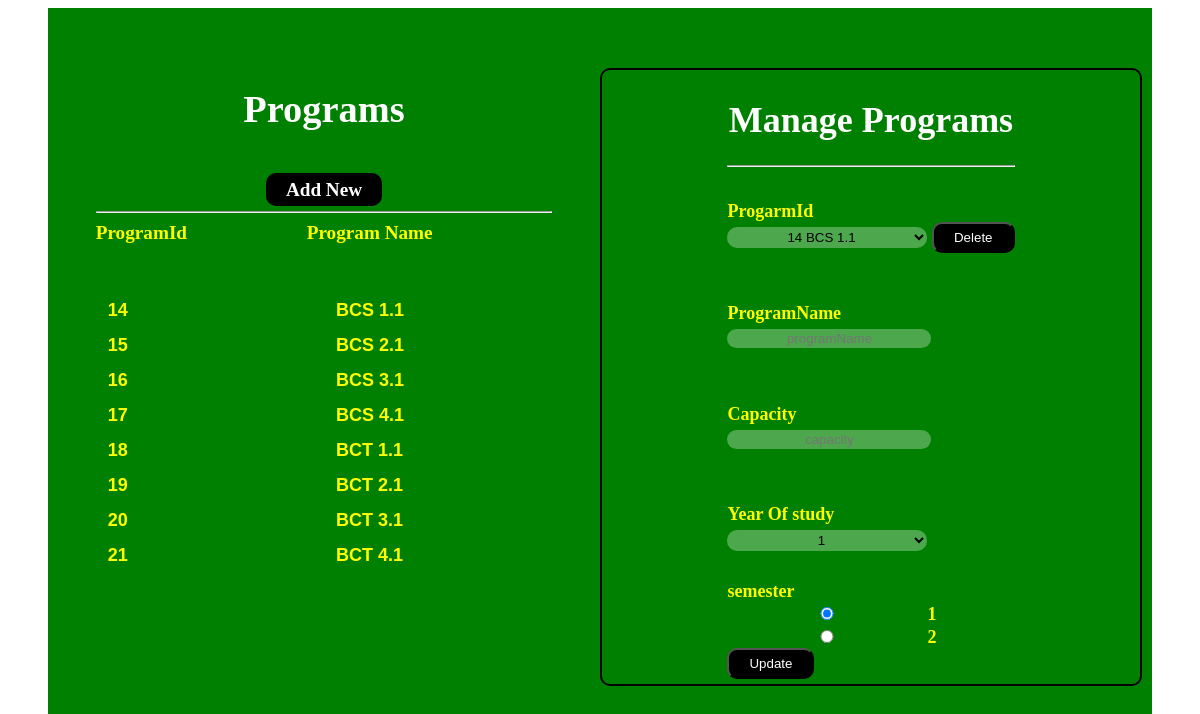
Screenshot of /admin/program.php with the database file from the repository.
### tables this page shows
CREATE TABLE `program` (
  `prog_id` int(11) NOT NULL,
  `prog_name` varchar(20) NOT NULL,
  `department` varchar(500) DEFAULT NULL,
  `Capacity` int(11) DEFAULT NULL,
  `semester` int(11) DEFAULT NULL,
  `year` int(11) DEFAULT NULL
);

CREATE TABLE `semester` (
  `semId` int(11) NOT NULL,
  `semester1` varchar(10) DEFAULT NULL,
  `semester2` varchar(10) DEFAULT NULL
);

### admin/program.php (the view, shortened to what this page needs)
<?php
require_once "connect.php";
?>
<!DOCTYPE html>
<html lang="en">
<head>
   <link rel="stylesheet" href="css/style.css">
</head>
<body>
<div class="main--page">
<form action="" method="post" enctype="multipart/form-data">
    <div class="main-page">
<div class="department-form">
    <div class="heading">
        <h1>Programs</h1><br>
        <a href='index.php?info=add_program'>Add New</a>
   <hr>
   <div class="col-container">
    <div class="col-id">
        ProgramId
        </div>
        <div class="con-name">
       Program Name
        </div>
   </div>
   </div>
<div class="row-main-content">
<?php
                        $sql= "SELECT * FROM program";
                        $result= mysqli_query($conn,$sql);
                        if(mysqli_num_rows($result)>0){
                            while($row = mysqli_fetch_assoc($result)){
                                ?>
                         <div class="">
                                <input type="text" name="programId" disabled value="<?php echo "  ".$row['prog_id']." "; ?>" id="programID" >
                            </div>
                            <div class="">
                                <input type="text" name="" disabled value="<?php echo "  ".$row['prog_name']." ".$row['year'].".".$row['semester']; ?>"id="programName" required>
                            </div>
                                <?php
                            }
                        }
                        ?>
</div>
  </div>
</div>
</form>
<form action="" method="post">
    <div class="manage--amin">
    <div class="header">
        <h1>Manage Programs</h1>
     <hr>
    </div>
        <div class="room"> ProgarmId <br>
        <select name="programId" class="program" id="">
                        <?php
                            $dep=mysqli_query($conn,"SELECT * FROM program");
                            while($dp=mysqli_fetch_array($dep))
                            {
                            $dp_id=$dp[0];
                            echo "<option value='$dp_id'>".$dp[0]." ".$dp[1]." ".$dp[5].".".$dp[4]."</option>";
                            }
                            ?>
                        </select>
                                    <button type="submit" name="delete" class="button"> Delete</button>
                                    </div>
                                    <div class="name"> ProgramName <br>
     <input type="text" name="programName" value=""id="programName" placeholder="programName">
     </div>
     <div class="capacity">Capacity <br>
     <input type="text" name="capacity" value=""id="capacity" placeholder="capacity" >
     </div>
                <div class="year">   Year Of study <br>
                                        <select name="yrOfStudy" class="year" id="">
                                        <?php
                                        $sql=("SELECT  yrOfStudy FROM yearOfStudy");
                                        $dep= mysqli_query($conn,$sql);
                                while($dp=mysqli_fetch_array($dep)){
                                    $dp_id=$dp[0];
                                    echo "<option value='$dp_id'>".$dp[0]."</option>";
                                    }
                                    ?>
                                        </select>
                                        </div>
                             <div class="semester"> semester <br>
                                        <?php
                                        $sql=("SELECT semester1, semester2 FROM semester");
                                        $result= mysqli_query($conn,$sql);
                                            if(mysqli_num_rows($result)>0){
                                            while($row = mysqli_fetch_assoc($result)){
                                        ?>
                                        <div class="semester">
                                           <input type="radio" name="semester" id="" value="1" checked><?php echo $row['semester1'] ?><br>
                                           <input type="radio" name="semester" id="" value="2"><?php echo $row['semester2'] ?>
                                        </div>
                                        <?php
                                        }
                                        }
                                        ?>
                                </div>
     <div class="updateBtn">
    <button type="submit" name="update" class="button"> Update</button>
    </div>
    </div>
</form>
</div>
</body>
</html>

### admin/program.php (style rules this page uses)
.main-page { justify-content: center; align-items: center; }
.main--page { margin: 5px 40px; display: grid; grid-template-columns: 1fr 1fr; background-color: green; }
.department-form { display: grid; justify-content: center; align-items: center; align-items: center; grid-template-rows: 1fr 1fr 1fr; padding: 5px; font-size: larger; color: yellow; font-weight: bold; margin: 0 auto; }
.col-container { display: grid; grid-template-columns:2fr 8fr; }
.row-main-content { display: grid; grid-template-columns: 2fr 2fr; }
.department-form h1 { color: white; text-align: center; }
.department-form input { width: 200px; padding: 2px; font-size: large; font-weight: bold; border-style: none; background-color: green; color: yellow; margin : 5px 0px; }
.department-form a { background-color: black; color: white; align-items: center; border-radius: 10px; padding: 6px 20px; text-decoration: none; }
.heading { text-align: center; }
.manage--amin { display: grid; justify-content: center; align-items: center; align-items: center; grid-template-rows: 1fr 1fr 1fr 1fr 1fr; padding: 5px; border: black solid 2px; margin-top: 60px; margin-right: 10px; border-radius: 10px; color: yellow; font-size: large; font-weight: bold; }
.manage--amin h1 { color: white; text-align: center; }
.manage--amin button { background-color: black; color: white; align-items: center; border-radius: 10px; padding: 6px 20px; text-align: center; }
.manage--amin input,select { width: 200px; padding: 2px; border-radius: 10px; text-align: center; border-style: none; background-color: rgba(255, 255, 255, 0.3); color: black; margin : 5px 0px; }

### rows the page displays
program: programId "14", prog_name+year+semester "BCS 1.1"
program: programId "15", prog_name+year+semester "BCS 2.1"
program: programId "16", prog_name+year+semester "BCS 3.1"
program: programId "17", prog_name+year+semester "BCS 4.1"
program: programId "18", prog_name+year+semester "BCT 1.1"
program: programId "19", prog_name+year+semester "BCT 2.1"
program: programId "20", prog_name+year+semester "BCT 3.1"
program: programId "21", prog_name+year+semester "BCT 4.1"
semester: semester1 "1", semester2 "2"

### other values shown
form field programId "14 BCS 1.1"
form field yrOfStudy "1"
